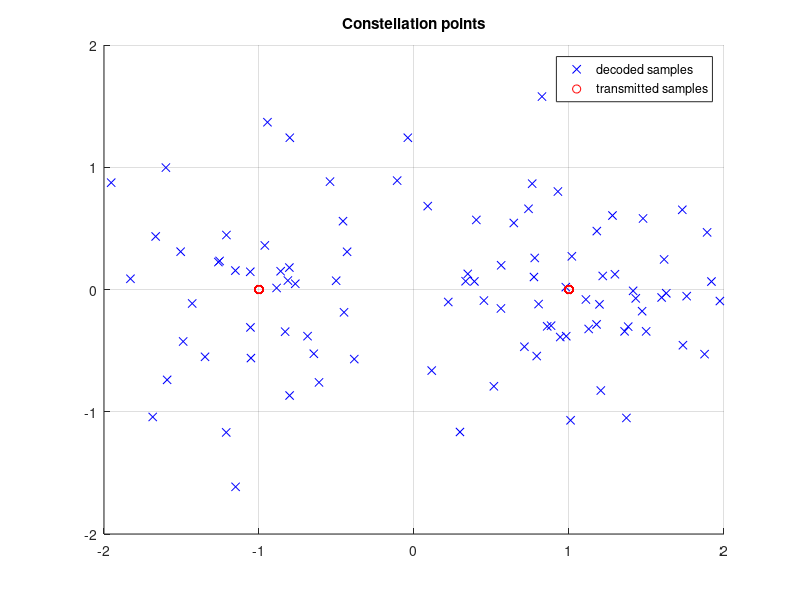
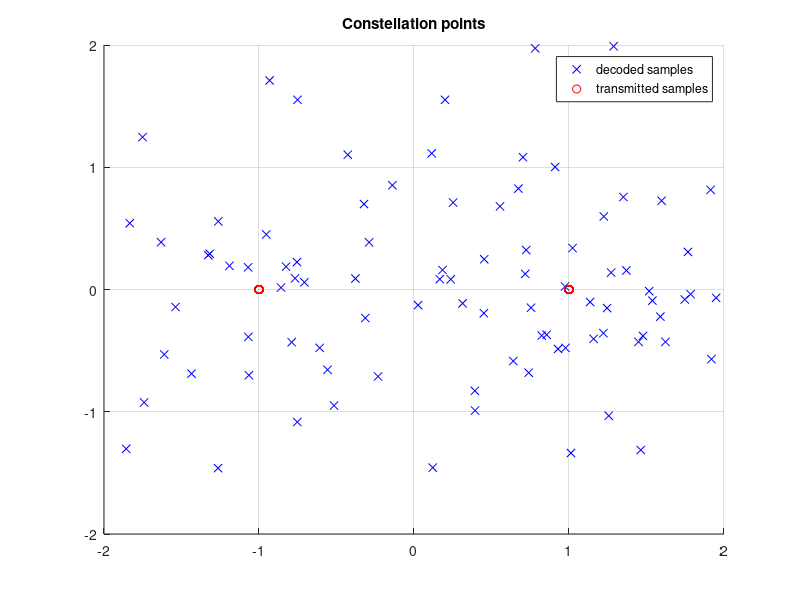
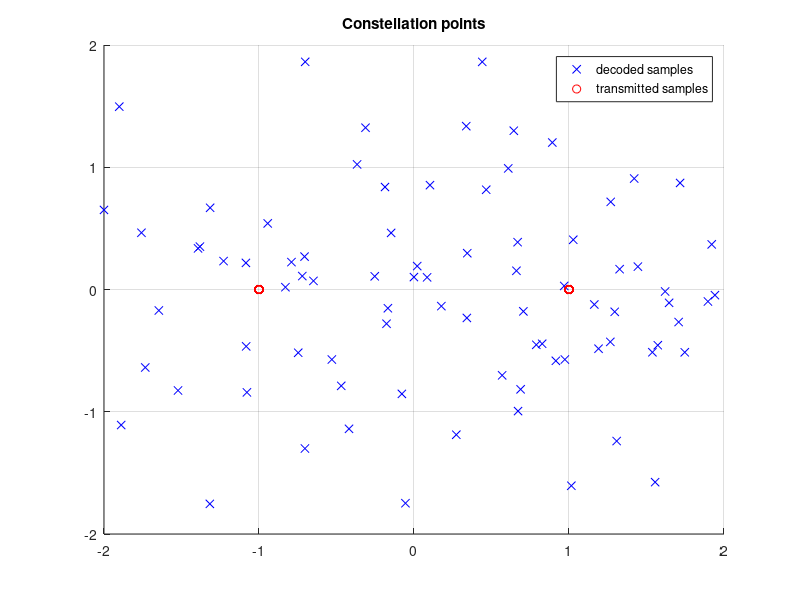
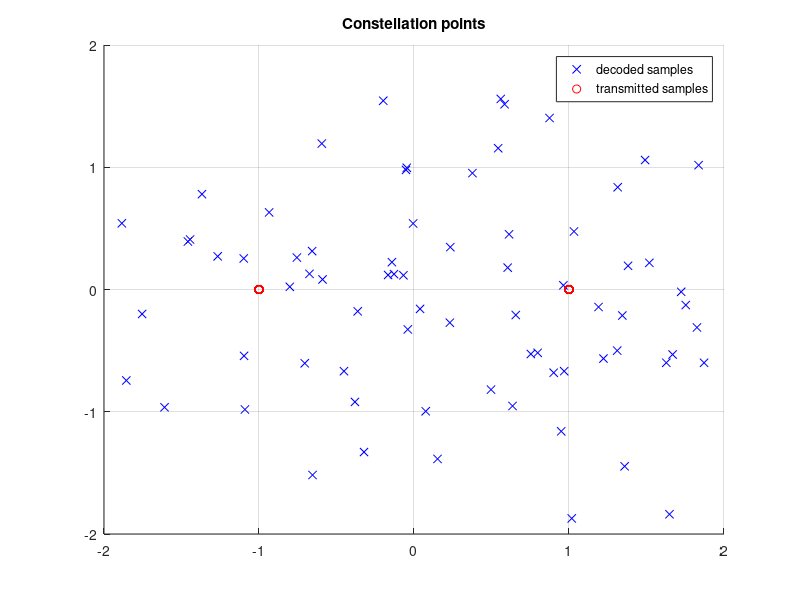

Write MATLAB code to recreate these figures, in order.
%% BPSK transmission over AWGN channel
close all;clear all;clc;           % BPSK
dist=200:50:700;        % distance in meters
PtdBm=4;                % transmit power in dBm
PndBm=-85;              % noise power in dBm
Pt=10^(PtdBm/10)/1000;  % transmit power in watt
Pn=10^(PndBm/10)/1000;  % noise power in watt
Bit_Length=1e2;         % number of bits transmitted

%% Friss Path Loss Model
Gt=1;
Gr=1;
freq=2.4e9;
c=3e8;
% TODO: Calculate Pr(d)
%Pr=ones(length(dist),1);    % TODO: replace this with Friis' model
for d=1:length(dist)
    Pr(d)=Gt*Gr*((c/(4*pi*freq*dist(d)))^2)*Pt;
end

%% BPSK Transmission over AWGN channel
tx_data = randi(2, 1, Bit_Length) - 1;                  % random between 0 and 1
x=(tx_data.*2-1)+0i;                                    % transmitted BPSK samples
n=(randn(1,Bit_Length)+randn(1,Bit_Length)*1i)/sqrt(2);  % AWGN noises
n=n*sqrt(Pn);

for d=1:length(dist)
    y(d,:)=sqrt(Pr(d))*x+n;
end


%% Equalization
% Detection Scheme:(Soft Detection)
% +1 if o/p >=0
% -1 if o/p<0
% Error if input and output are of different signs
for d=1:length(dist)
    % TODO: s = y/Pr
    s=y(d,:)/sqrt(Pr(d)); % h^2=Pr
    
    % TODO: x_est = 1 if real(s) >= 0; otherwise, x_est = -1
    
    SNR(d)=Pr(d)/Pn;
    SNRdB(d)=10*log10(SNR(d));
    BER_simulated(d)=0;
    SNRdB_simulated(d)=0;
    % TODO: compare x_est with x (true value) and calculate BER_simulated(d)
    % TODO: noise = s - x, and, then, calculate SNR_simulated(d)
    
    sum_N=0;
    bit_e=0;
    
    for i=1:Bit_Length
        if real(s(i))*x(i)<0
            bit_e=bit_e+1;
        end
        n=s(i)-x(i);
        N=real(n)^2+imag(n)^2; %N=n^2
        sum_N=sum_N+N;
    end
    SNR_simulated(d)=100/sum_N; %(100/100)/(sum_N/100)
    SNRdB_simulated(d)=10*log10(SNR_simulated(d));
    BER_simulated(d)=bit_e/Bit_Length;
    
    figure;
    hold on
    plot(s,'bx');       % TODO: replace y with s
    plot(x,0i,'ro');
    hold off
    xlim([-2,2]);
    ylim([-2,2]);
    title('Constellation points');
    legend('decoded samples', 'transmitted samples');
    grid
end


figure;
semilogy(dist,BER_simulated,'b-o','linewidth',2.0);
hold on
semilogy(dist,qfunc(sqrt(SNR)),'r--v','linewidth',2.0);
hold off
title('BPSK over AWGN Simulation');
xlabel('Distance [m]');
ylabel('BER');
legend('BER(Simulated)','BER(Theoritical)');
axis tight 
grid

figure;
plot(dist,SNRdB_simulated,'b-o','linewidth',2.0);
hold on
plot(dist,SNRdB,'r--v','linewidth',2.0);
hold off
title('BPSK over AWGN Simulation');
xlabel('Distance [m]');
ylabel('SNR');
legend('SNR(Simulated)','SNR(Theoritical)');
axis tight 
grid